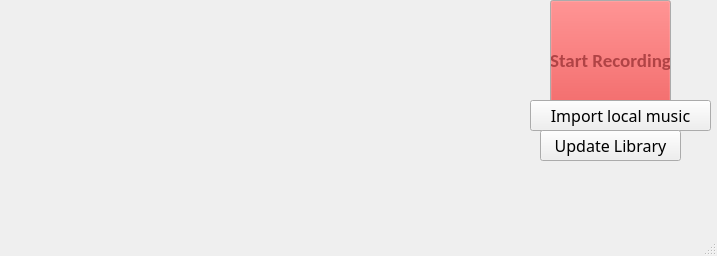
<?xml version="1.0" encoding="UTF-8"?>
<ui version="4.0">
 <class>MainWindowMF</class>
 <widget class="QMainWindow" name="MainWindowMF">
  <property name="geometry">
   <rect>
    <x>0</x>
    <y>0</y>
    <width>717</width>
    <height>256</height>
   </rect>
  </property>
  <property name="windowTitle">
   <string>Music Fingerprint</string>
  </property>
  <property name="autoFillBackground">
   <bool>false</bool>
  </property>
  <property name="styleSheet">
   <string notr="true">border-image:url(D:/Study/VideoAudio_Processing/musicprocessing/mf/MusicFingerprint/images/bg.png)</string>
  </property>
  <property name="toolButtonStyle">
   <enum>Qt::ToolButtonIconOnly</enum>
  </property>
  <widget class="QWidget" name="centralwidget">
   <widget class="QPushButton" name="pushButton">
    <property name="geometry">
     <rect>
      <x>550</x>
      <y>0</y>
      <width>121</width>
      <height>121</height>
     </rect>
    </property>
    <property name="palette">
     <palette>
      <active>
       <colorrole role="WindowText">
        <brush brushstyle="SolidPattern">
         <color alpha="255">
          <red>176</red>
          <green>67</green>
          <blue>69</blue>
         </color>
        </brush>
       </colorrole>
       <colorrole role="Button">
        <brush brushstyle="SolidPattern">
         <color alpha="255">
          <red>222</red>
          <green>54</green>
          <blue>54</blue>
         </color>
        </brush>
       </colorrole>
       <colorrole role="Text">
        <brush brushstyle="SolidPattern">
         <color alpha="255">
          <red>176</red>
          <green>67</green>
          <blue>69</blue>
         </color>
        </brush>
       </colorrole>
       <colorrole role="ButtonText">
        <brush brushstyle="SolidPattern">
         <color alpha="255">
          <red>176</red>
          <green>67</green>
          <blue>69</blue>
         </color>
        </brush>
       </colorrole>
      </active>
      <inactive>
       <colorrole role="WindowText">
        <brush brushstyle="SolidPattern">
         <color alpha="255">
          <red>176</red>
          <green>67</green>
          <blue>69</blue>
         </color>
        </brush>
       </colorrole>
       <colorrole role="Button">
        <brush brushstyle="SolidPattern">
         <color alpha="255">
          <red>222</red>
          <green>54</green>
          <blue>54</blue>
         </color>
        </brush>
       </colorrole>
       <colorrole role="Text">
        <brush brushstyle="SolidPattern">
         <color alpha="255">
          <red>176</red>
          <green>67</green>
          <blue>69</blue>
         </color>
        </brush>
       </colorrole>
       <colorrole role="ButtonText">
        <brush brushstyle="SolidPattern">
         <color alpha="255">
          <red>176</red>
          <green>67</green>
          <blue>69</blue>
         </color>
        </brush>
       </colorrole>
      </inactive>
      <disabled>
       <colorrole role="WindowText">
        <brush brushstyle="SolidPattern">
         <color alpha="255">
          <red>176</red>
          <green>67</green>
          <blue>69</blue>
         </color>
        </brush>
       </colorrole>
       <colorrole role="Button">
        <brush brushstyle="SolidPattern">
         <color alpha="255">
          <red>222</red>
          <green>54</green>
          <blue>54</blue>
         </color>
        </brush>
       </colorrole>
       <colorrole role="Text">
        <brush brushstyle="SolidPattern">
         <color alpha="255">
          <red>176</red>
          <green>67</green>
          <blue>69</blue>
         </color>
        </brush>
       </colorrole>
       <colorrole role="ButtonText">
        <brush brushstyle="SolidPattern">
         <color alpha="255">
          <red>176</red>
          <green>67</green>
          <blue>69</blue>
         </color>
        </brush>
       </colorrole>
      </disabled>
     </palette>
    </property>
    <property name="font">
     <font>
      <family>Calibri</family>
      <pointsize>14</pointsize>
      <weight>75</weight>
      <bold>true</bold>
     </font>
    </property>
    <property name="layoutDirection">
     <enum>Qt::LeftToRight</enum>
    </property>
    <property name="autoFillBackground">
     <bool>false</bool>
    </property>
    <property name="styleSheet">
     <string notr="true">border-image:url(D:/Study/VideoAudio_Processing/musicprocessing/mf/MusicFingerprint/images/preview.png);color:rgb(176, 67, 69)</string>
    </property>
    <property name="text">
     <string>Start Recording</string>
    </property>
    <property name="autoExclusive">
     <bool>false</bool>
    </property>
    <property name="autoDefault">
     <bool>false</bool>
    </property>
    <property name="default">
     <bool>false</bool>
    </property>
    <property name="flat">
     <bool>false</bool>
    </property>
   </widget>
   <widget class="QPushButton" name="pushButton_3">
    <property name="geometry">
     <rect>
      <x>530</x>
      <y>100</y>
      <width>181</width>
      <height>31</height>
     </rect>
    </property>
    <property name="font">
     <font>
      <family>Calibri Light</family>
      <pointsize>12</pointsize>
     </font>
    </property>
    <property name="styleSheet">
     <string notr="true">border-image:url(D:/Study/VideoAudio_Processing/musicprocessing/mf/MusicFingerprint/images/import.png)</string>
    </property>
    <property name="text">
     <string>Import local music</string>
    </property>
   </widget>
   <widget class="QPushButton" name="pushButton_5">
    <property name="geometry">
     <rect>
      <x>540</x>
      <y>130</y>
      <width>141</width>
      <height>31</height>
     </rect>
    </property>
    <property name="font">
     <font>
      <family>Calibri Light</family>
      <pointsize>12</pointsize>
      <italic>false</italic>
     </font>
    </property>
    <property name="text">
     <string>Update Library</string>
    </property>
   </widget>
   <widget class="QLabel" name="fileLabel">
    <property name="geometry">
     <rect>
      <x>510</x>
      <y>160</y>
      <width>201</width>
      <height>71</height>
     </rect>
    </property>
    <property name="text">
     <string/>
    </property>
    <property name="wordWrap">
     <bool>true</bool>
    </property>
   </widget>
  </widget>
  <widget class="QStatusBar" name="statusbar"/>
  <widget class="QMenuBar" name="menubar">
   <property name="geometry">
    <rect>
     <x>0</x>
     <y>0</y>
     <width>717</width>
     <height>23</height>
    </rect>
   </property>
  </widget>
 </widget>
 <resources/>
 <connections/>
</ui>
